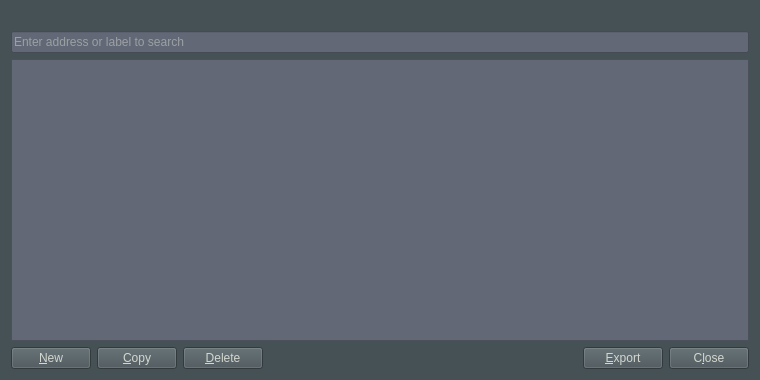
<?xml version="1.0" encoding="UTF-8"?>
<ui version="4.0">
 <class>AddressBookPage</class>
 <widget class="QWidget" name="AddressBookPage">
  <property name="geometry">
   <rect>
    <x>0</x>
    <y>0</y>
    <width>760</width>
    <height>380</height>
   </rect>
  </property>
  <property name="styleSheet">
   <string notr="true">background-color:rgb(70, 81, 86);
color:rgb(211, 215, 207);
font: 75 12pt &quot;Uroob&quot;;</string>
  </property>
  <layout class="QVBoxLayout" name="verticalLayout">
   <item>
    <widget class="QLabel" name="labelExplanation">
     <property name="textFormat">
      <enum>Qt::PlainText</enum>
     </property>
     <property name="wordWrap">
      <bool>true</bool>
     </property>
    </widget>
   </item>
   <item>
    <widget class="QLineEdit" name="searchLineEdit">
     <property name="styleSheet">
      <string notr="true">background-color:rgb(98, 104, 118);
color:rgb(211, 215, 207);
font: 75 12pt &quot;Uroob&quot;;</string>
     </property>
     <property name="placeholderText">
      <string>Enter address or label to search</string>
     </property>
    </widget>
   </item>
   <item>
    <widget class="QTableView" name="tableView">
     <property name="contextMenuPolicy">
      <enum>Qt::CustomContextMenu</enum>
     </property>
     <property name="toolTip">
      <string>Right-click to edit address or label</string>
     </property>
     <property name="styleSheet">
      <string notr="true">background-color:rgb(98, 104, 118);
color:rgb(211, 215, 207);
font: 75 12pt &quot;Uroob&quot;;</string>
     </property>
     <property name="tabKeyNavigation">
      <bool>false</bool>
     </property>
     <property name="alternatingRowColors">
      <bool>true</bool>
     </property>
     <property name="selectionMode">
      <enum>QAbstractItemView::SingleSelection</enum>
     </property>
     <property name="selectionBehavior">
      <enum>QAbstractItemView::SelectRows</enum>
     </property>
     <property name="sortingEnabled">
      <bool>true</bool>
     </property>
     <attribute name="verticalHeaderVisible">
      <bool>false</bool>
     </attribute>
    </widget>
   </item>
   <item>
    <layout class="QHBoxLayout" name="horizontalLayout">
     <item>
      <widget class="QPushButton" name="newAddress">
       <property name="toolTip">
        <string>Create a new address</string>
       </property>
       <property name="text">
        <string>&amp;New</string>
       </property>
       <property name="icon">
        <iconset resource="../bitcoin.qrc">
         <normaloff>:/icons/add</normaloff>:/icons/add</iconset>
       </property>
       <property name="autoDefault">
        <bool>false</bool>
       </property>
      </widget>
     </item>
     <item>
      <widget class="QPushButton" name="copyAddress">
       <property name="toolTip">
        <string>Copy the currently selected address to the system clipboard</string>
       </property>
       <property name="text">
        <string>&amp;Copy</string>
       </property>
       <property name="icon">
        <iconset resource="../bitcoin.qrc">
         <normaloff>:/icons/editcopy</normaloff>:/icons/editcopy</iconset>
       </property>
       <property name="autoDefault">
        <bool>false</bool>
       </property>
      </widget>
     </item>
     <item>
      <widget class="QPushButton" name="deleteAddress">
       <property name="toolTip">
        <string>Delete the currently selected address from the list</string>
       </property>
       <property name="text">
        <string>&amp;Delete</string>
       </property>
       <property name="icon">
        <iconset resource="../bitcoin.qrc">
         <normaloff>:/icons/remove</normaloff>:/icons/remove</iconset>
       </property>
       <property name="autoDefault">
        <bool>false</bool>
       </property>
      </widget>
     </item>
     <item>
      <spacer name="horizontalSpacer">
       <property name="orientation">
        <enum>Qt::Horizontal</enum>
       </property>
       <property name="sizeHint" stdset="0">
        <size>
         <width>40</width>
         <height>20</height>
        </size>
       </property>
      </spacer>
     </item>
     <item>
      <widget class="QPushButton" name="exportButton">
       <property name="toolTip">
        <string>Export the data in the current tab to a file</string>
       </property>
       <property name="text">
        <string>&amp;Export</string>
       </property>
       <property name="icon">
        <iconset resource="../bitcoin.qrc">
         <normaloff>:/icons/export</normaloff>:/icons/export</iconset>
       </property>
       <property name="autoDefault">
        <bool>false</bool>
       </property>
      </widget>
     </item>
     <item>
      <widget class="QPushButton" name="closeButton">
       <property name="sizePolicy">
        <sizepolicy hsizetype="Minimum" vsizetype="Minimum">
         <horstretch>0</horstretch>
         <verstretch>0</verstretch>
        </sizepolicy>
       </property>
       <property name="text">
        <string>C&amp;lose</string>
       </property>
       <property name="autoDefault">
        <bool>false</bool>
       </property>
      </widget>
     </item>
    </layout>
   </item>
  </layout>
 </widget>
 <resources>
  <include location="../bitcoin.qrc"/>
 </resources>
 <connections/>
</ui>
